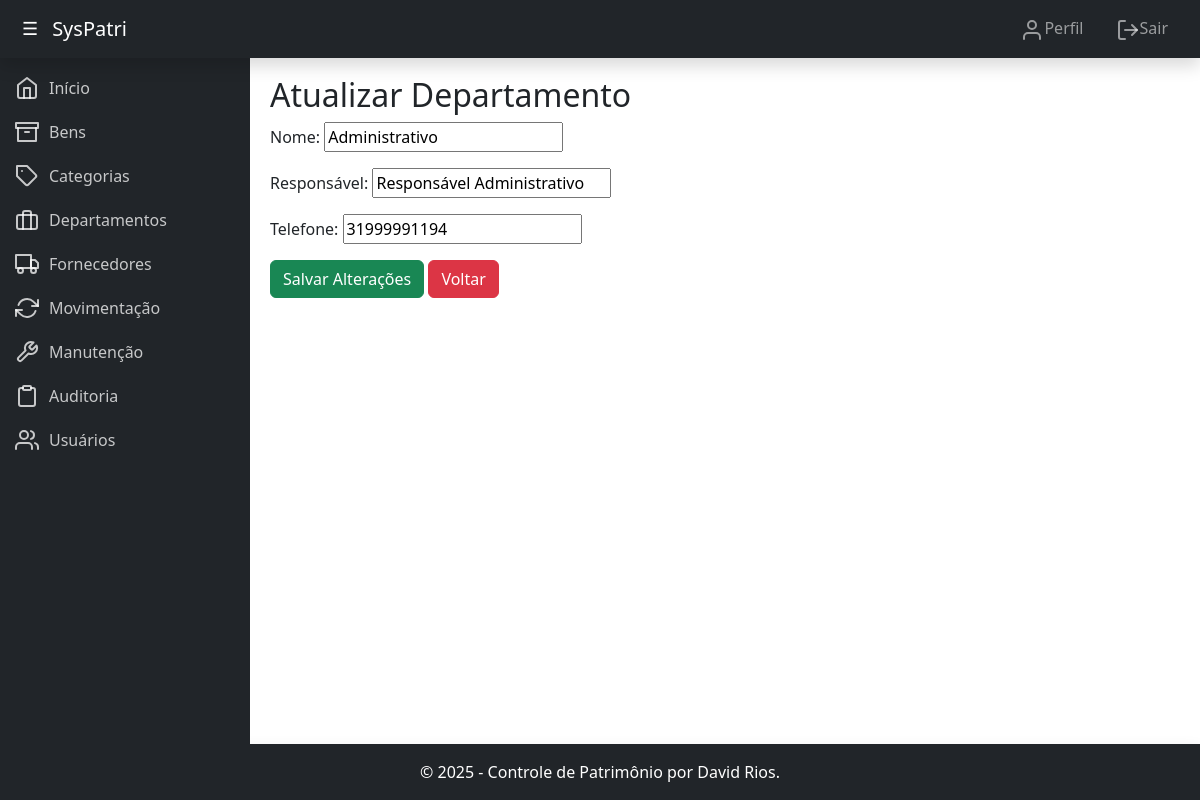
Screenshot of /patrimonio/departamentos/editar/10/ (signed in) with the database file from the repository.
### patrimonio/models.py (models this page shows, shortened)
class Departamento(models.Model):
    nome = models.CharField(max_length=100, verbose_name="Nome")
    responsavel = models.CharField(max_length=100, verbose_name="Responsável")
    telefone = models.CharField(max_length=20, blank=True, null=True, verbose_name="Telefone")
    class Meta:
        verbose_name = "Departamento"
        verbose_name_plural = "Departamentos"

### patrimonio/views.py (the view)
# urls.py: path('departamentos/editar/<int:pk>/', views.atualizar_departamento, name='atualizar_departamento'),
@login_required
def atualizar_departamento(request, pk):
    departamento = get_object_or_404(Departamento, pk=pk)
    if request.method == 'POST':
        form = DepartamentoForm(request.POST, instance=departamento)
        if form.is_valid():
            form.save()
            messages.success(request, 'Departamento atualizado com sucesso!')
            return redirect('listar_departamentos')
    else:
        form = DepartamentoForm(instance=departamento)
    return render(request, 'atualizar_departamento.html', {'form': form, 'departamento': departamento})

### patrimonio/forms.py
class DepartamentoForm(forms.ModelForm):
    class Meta:
        model = Departamento
        fields = ['nome', 'responsavel', 'telefone']

### patrimonio/templates/atualizar_departamento.html (shortened to what this page needs)
{% extends 'base.html' %}
{% block content %}
    <h2>Atualizar Departamento</h2>
    <form method="post">
        {{ form.as_p }}
        <button type="submit" class="btn btn-success">Salvar Alterações</button>
        <a class="btn btn-danger" href="{% url 'listar_departamentos' %}">Voltar</a>
    </form>
{% endblock %}

### rows the page displays
Departamento: nome "Administrativo", responsavel "Responsável Administrativo", telefone "31999991194"
